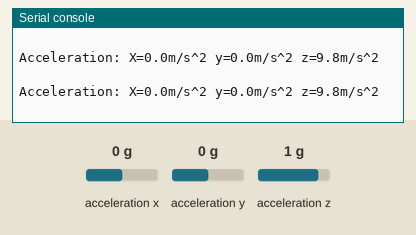
The program below on a simulated Raspberry Pi Pico running MicroPython. Parts: the last lines printed to the serial console. Inputs (shaded band) come from the test bench; at power-on: acceleration x 0 g, acceleration y 0 g, acceleration z 1 g. Library files of the repository ran but are not shown: __init__.py, i2c_helpers.py.

Above: at 4.2 s.
4.3 s: acceleration x set to -1.4 g
At 4.9 s:
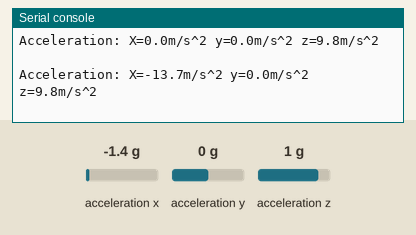
5.8 s: acceleration y set to -1.4 g
At 6.4 s:
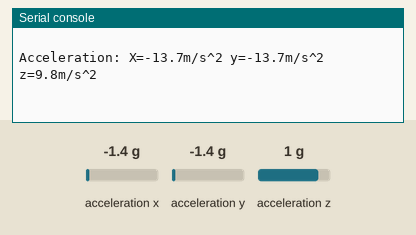
7.3 s: acceleration z set to -1.4 g
At 7.9 s:
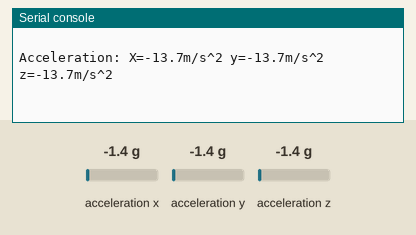

Measured:
- after the input at 4.3 s, the serial console: prints a new line after 0.21 s (image 1)
- after the input at 5.8 s, the serial console: prints a new line after 0.21 s (image 2)
- after the input at 7.3 s, the serial console: prints a new line after 0.22 s (image 3)

The program:

main.py
```python
# Python env   : MicroPython v1.23.0
# -*- coding: utf-8 -*-
# @Time    : 2025/9/8 下午4:52
# @Author  : hogeiha
# @File    : main.py
# @Description : MMA8451加速度传感器示例程序

# ======================================== 导入相关模块 =========================================

import time
from machine import Pin, I2C
from micropython_mma8451 import mma8451

# ======================================== 全局变量 ============================================

# I2C总线编号，RP2040上I2C0对应GPIO4(SDA)/GPIO5(SCL)
I2C_BUS_ID = 0
# I2C时钟线引脚
I2C_SCL_PIN = 5
# I2C数据线引脚
I2C_SDA_PIN = 4
# I2C通信频率，设置为400kHz
I2C_FREQ = 400000
# 自动识别传感器地址，定义全局目标地址列表（支持多地址，单个也用[]）
TARGET_SENSOR_ADDRS = [0x1C, 0x1D]

# ======================================== 功能函数 ============================================

# ======================================== 自定义类 ============================================

# ======================================== 初始化配置 ===========================================

# 系统启动延时，确保外设稳定
time.sleep(3)
print("FreakStudio: MMA8451 sensor initialization")

# I2C初始化（兼容I2C/SoftI2C）
i2c_bus = I2C(I2C_BUS_ID, scl=Pin(I2C_SCL_PIN), sda=Pin(I2C_SDA_PIN), freq=I2C_FREQ)

# 开始扫描I2C总线上的设备
devices_list: list[int] = i2c_bus.scan()
print("START I2C SCANNER")

# 检查I2C设备扫描结果
if len(devices_list) == 0:
    print("No i2c device !")
    raise SystemExit("I2C scan found no devices, program exited")
else:
    print("i2c devices found:", len(devices_list))

# 遍历地址列表初始化目标传感器
mma = None  # 初始化传感器对象占位符
for device in devices_list:
    if device in TARGET_SENSOR_ADDRS:
        print("I2c hexadecimal address:", hex(device))
        try:
            # 自动识别并初始化对应传感器
            mma = mma8451.MMA8451(i2c=i2c_bus, address=device)
            print("Sensor initialization successful")
            break
        except Exception as e:
            print(f"Sensor Initialization failed: {e}")
            continue
else:
    # 未找到目标设备，抛出异常
    raise Exception("No target sensor device found in I2C bus")

# 设置传感器数据输出速率为800Hz
mma.data_rate = mma8451.DATARATE_800HZ

# ========================================  主程序  ============================================

# 无限循环，依次切换数据速率并读取加速度值
while True:
    for data_rate in mma8451.data_rate_values:
        print("Current Data rate setting: ", mma.data_rate)
        # 每个速率下连续读取10次
        for _ in range(10):
            accx, accy, accz = mma.acceleration
            print(f"Acceleration: X={accx:0.1f}m/s^2 y={accy:0.1f}m/s^2 z={accz:0.1f}m/s^2")
            print()
            time.sleep(0.5)
        # 切换到下一个数据速率
        mma.data_rate = data_rate
```

mma8451.py
```python
# (licence header left out)
__version__ = "0.1.0"
__author__ = "jposada202020"
__license__ = "MIT"
__platform__ = "MicroPython v1.23.0"

# ======================================== 导入相关模块 =========================================

from micropython import const
from micropython_mma8451.i2c_helpers import CBits, RegisterStruct

try:
    from typing import Tuple
except ImportError:
    pass

# ======================================== 全局变量 ============================================

# 设备ID寄存器地址
_REG_WHOAMI = const(0x0D)
# 数据输出寄存器起始地址
_DATA = const(0x01)
# XYZ数据配置寄存器
_XYZ_DATA_CFG = const(0x0E)
# 控制寄存器1
_CTRL_REG1 = const(0x2A)
# 高通滤波器截止频率寄存器
_HP_FILTER_CUTOFF = const(0x2F)

# 重力加速度常数 (m/s^2)
_GRAVITY = 9.80665

# 待机模式
STANDBY_MODE = const(0b0)
# 激活模式
ACTIVE_MODE = const(0b1)
# 操作模式可选值元组
operation_mode_values = (STANDBY_MODE, ACTIVE_MODE)

# 量程 ±2g
RANGE_2G = const(0b00)
# 量程 ±4g
RANGE_4G = const(0b01)
# 量程 ±8g
RANGE_8G = const(0b10)
# 量程可选值元组
scale_range_values = (RANGE_2G, RANGE_4G, RANGE_8G)
# 量程与除法因子映射字典
scale_conversion = {RANGE_2G: 4096.0, RANGE_4G: 2048.0, RANGE_8G: 1024.0}

# 数据率 800Hz
DATARATE_800HZ = const(0b000)
# 数据率 400Hz
DATARATE_400HZ = const(0b001)
# 数据率 200Hz
DATARATE_200HZ = const(0b010)
# 数据率 100Hz
DATARATE_100HZ = const(0b011)
# 数据率 50Hz
DATARATE_50HZ = const(0b100)
# 数据率 12.5Hz
DATARATE_12_5HZ = const(0b101)
# 数据率 6.25Hz
DATARATE_6_25HZ = const(0b110)
# 数据率 1.56Hz
DATARATE_1_56HZ = const(0b111)
# 数据率可选值元组
data_rate_values = (
    DATARATE_800HZ,
    DATARATE_400HZ,
    DATARATE_200HZ,
    DATARATE_100HZ,
    DATARATE_50HZ,
    DATARATE_12_5HZ,
    DATARATE_6_25HZ,
    DATARATE_1_56HZ,
)

# 高通滤波器禁用
HPF_DISABLED = const(0b0)
# 高通滤波器启用
HPF_ENABLED = const(0b1)
# 高通滤波器可选值元组
high_pass_filter_values = (HPF_DISABLED, HPF_ENABLED)

# 高通滤波器截止频率 16Hz
CUTOFF_16HZ = const(0b00)
# 高通滤波器截止频率 8Hz
CUTOFF_8HZ = const(0b01)
# 高通滤波器截止频率 4Hz
CUTOFF_4HZ = const(0b10)
# 高通滤波器截止频率 2Hz
CUTOFF_2HZ = const(0b11)
# 高通滤波器截止频率可选值元组
high_pass_filter_cutoff_values = (CUTOFF_16HZ, CUTOFF_8HZ, CUTOFF_4HZ, CUTOFF_2HZ)

# ======================================== 功能函数 ============================================

# ======================================== 自定义类 ============================================


class MMA8451:
    """
    MMA8451 三轴加速度计驱动器，通过 I2C 接口连接。

    Attributes:
        i2c (machine.I2C): 用于通信的 I2C 总线对象。
        address (int): 设备的 I2C 地址，默认为 0x1D。
        acceleration (Tuple[float, float, float]): 加速度值元组 (x, y, z)，单位 m/s^2。
        operation_mode (str): 当前操作模式字符串，如 "STANDBY_MODE" 或 "ACTIVE_MODE"。
        scale_range (str): 当前量程字符串，如 "RANGE_2G", "RANGE_4G", "RANGE_8G"。
        data_rate (str): 当前数据率字符串，如 "DATARATE_800HZ"。
        high_pass_filter (str): 高通滤波器状态字符串，如 "HPF_DISABLED", "HPF_ENABLED"。
        high_pass_filter_cutoff (str): 高通滤波器截止频率字符串，如 "CUTOFF_16HZ"。

    Methods:
        __init__(i2c, address=0x1D): 初始化传感器实例。

    Notes:
        在更改某些配置（如量程、数据率、滤波器）时，传感器会自动切换到待机模式，设置完成后再返回激活模式。
        如果设备ID不匹配，构造函数会引发 RuntimeError。

    ==========================================
    Driver for the MMA8451 3-axis accelerometer connected via I2C.

    Attributes:
        i2c (machine.I2C): The I2C bus object used for communication.
        address (int): The I2C address of the device, default 0x1D.
        acceleration (Tuple[float, float, float]): Acceleration tuple (x, y, z) in m/s^2.
        operation_mode (str): Current operation mode string, e.g., "STANDBY_MODE" or "ACTIVE_MODE".
        scale_range (str): Current scale range string, e.g., "RANGE_2G", "RANGE_4G", "RANGE_8G".
        data_rate (str): Current data rate string, e.g., "DATARATE_800HZ".
        high_pass_filter (str): High-pass filter status string, e.g., "HPF_DISABLED", "HPF_ENABLED".
        high_pass_filter_cutoff (str): High-pass filter cutoff frequency string, e.g., "CUTOFF_16HZ".

    Methods:
        __init__(i2c, address=0x1D): Initialize the sensor instance.

    Notes:
        When changing certain configurations (scale range, data rate, filters), the sensor automatically
        switches to standby mode, applies the setting, and returns to active mode.
        A RuntimeError is raised if the device ID does not match.
    """

    _device_id = RegisterStruct(_REG_WHOAMI, "B")
    _raw_data = RegisterStruct(_DATA, ">hhh")
    _operation_mode = CBits(1, _CTRL_REG1, 0)
    _scale_range = CBits(2, _XYZ_DATA_CFG, 0)
    _data_rate = CBits(2, _CTRL_REG1, 4)

    _high_pass_filter = CBits(1, _XYZ_DATA_CFG, 4)
    _high_pass_filter_cutoff = CBits(2, _HP_FILTER_CUTOFF, 0)

    def __init__(self, i2c, address: int = 0x1D) -> None:
        """

        初始化 MMA8451 传感器。

        Args:
            i2c (machine.I2C): 已配置的 I2C 总线对象。
            address (int): 设备 I2C 地址，默认为 0x1D。

        Raises:
            RuntimeError: 如果未找到传感器（设备ID不匹配）。

        Notes:
            构造函数将传感器置于激活模式。

        ==========================================

        Initialize the MMA8451 sensor.

        Args:
            i2c (machine.I2C): The configured I2C bus object.
            address (int): The I2C device address, default 0x1D.

        Raises:
            RuntimeError: If the sensor is not found (device ID mismatch).

        Notes:
            The constructor sets the sensor to active mode.
        """
        self._i2c = i2c
        self._address = address

        self._operation_mode = ACTIVE_MODE
        self._scale_range_cached = self._scale_range

    @property
    def acceleration(self) -> Tuple[float, float, float]:
        """

        获取三轴加速度值。

        Args:
            无

        Returns:
            Tuple[float, float, float]: 包含 x, y, z 轴加速度的元组，单位 m/s^2。

        Notes:
            原始数据右移两位以对齐16位数据，然后根据当前量程转换为物理单位。

        ==========================================

        Get the three-axis acceleration values.

        Args:
            None

        Returns:
            Tuple[float, float, float]: A tuple containing x, y, z acceleration in m/s^2.

        Notes:
            Raw data is shifted right by two bits to align 16-bit data, then converted to physical units
            based on the current scale range.
        """
        x, y, z = self._raw_data
        x >>= 2
        y >>= 2
        z >>= 2

        divisor = scale_conversion[self._scale_range_cached]

        return x / divisor * _GRAVITY, y / divisor * _GRAVITY, z / divisor * _GRAVITY

    @property
    def operation_mode(self) -> str:
        """

        获取当前操作模式。

        Args:
            无

        Returns:
            str: 操作模式字符串，可能为 "STANDBY_MODE" 或 "ACTIVE_MODE"。

        Notes:
            该属性为只读，通过 setter 修改。

        ==========================================

        Get the current operation mode.

        Args:
            None

        Returns:
            str: Operation mode string, either "STANDBY_MODE" or "ACTIVE_MODE".

        Notes:
            This property is read-only; use the setter to modify.
        """
        values = ("STANDBY_MODE", "ACTIVE_MODE")
        return values[self._operation_mode]

    @operation_mode.setter
    def operation_mode(self, value: int) -> None:
        """

        设置操作模式。

        Args:
            value (int): 操作模式常量，应为 STANDBY_MODE 或 ACTIVE_MODE。

        Raises:
            ValueError: 如果 value 不是有效的操作模式。

        Notes:
            设置后立即生效。

        ==========================================

        Set the operation mode.

        Args:
            value (int): Operation mode constant, should be STANDBY_MODE or ACTIVE_MODE.

        Raises:
            ValueError: If value is not a valid operation mode.

        Notes:
            The change takes effect immediately.
        """
        if value not in operation_mode_values:
            raise ValueError("Value must be a valid operation_mode setting")
        self._operation_mode = value

    @property
    def scale_range(self) -> str:
        """

        获取当前量程。

        Args:
            无

        Returns:
            str: 量程字符串，可能为 "RANGE_2G", "RANGE_4G", "RANGE_8G"。

        Notes:
            该属性为只读，通过 setter 修改。

        ==========================================

        Get the current scale range.

        Args:
            None

        Returns:
            str: Scale range string, either "RANGE_2G", "RANGE_4G", or "RANGE_8G".

        Notes:
            This property is read-only; use the setter to modify.
        """
        values = ("RANGE_2G", "RANGE_4G", "RANGE_8G")
        return values[self._scale_range]

    @scale_range.setter
    def scale_range(self, value: int) -> None:
        """

        设置量程。

        Args:
            value (int): 量程常量，应为 RANGE_2G, RANGE_4G 或 RANGE_8G。

        Raises:
            ValueError: 如果 value 不是有效的量程。

        Notes:
            更改量程时，传感器会暂时切换到待机模式，设置完成后再返回激活模式。

        ==========================================

        Set the scale range.

        Args:
            value (int): Scale range constant, should be RANGE_2G, RANGE_4G, or RANGE_8G.

        Raises:
            ValueError: If value is not a valid scale range.

        Notes:
            When changing the scale range, the sensor temporarily switches to standby mode,
            applies the setting, and then returns to active mode.
        """
        if value not in scale_range_values:
            raise ValueError("Value must be a valid scale_range setting")
        self._operation_mode = STANDBY_MODE
        self._scale_range = value
        self._scale_range_cached = value
        self._operation_mode = ACTIVE_MODE

    @property
    def data_rate(self) -> str:
        """

        获取当前数据率。

        Args:
            无

        Returns:
            str: 数据率字符串，如 "DATARATE_800HZ", "DATARATE_400HZ" 等。

        Notes:
            该属性为只读，通过 setter 修改。

        ==========================================

        Get the current data rate.

        Args:
            None

        Returns:
            str: Data rate string, e.g., "DATARATE_800HZ", "DATARATE_400HZ", etc.

        Notes:
            This property is read-only; use the setter to modify.
        """
        values = (
            "DATARATE_800HZ",
            "DATARATE_400HZ",
            "DATARATE_200HZ",
            "DATARATE_100HZ",
            "DATARATE_50HZ",
            "DATARATE_12_5HZ",
            "DATARATE_6_25HZ",
            "DATARATE_1_56HZ",
        )
        return values[self._data_rate]

    @data_rate.setter
    def data_rate(self, value: int) -> None:
        """

        设置数据率。

        Args:
            value (int): 数据率常量，应为 data_rate_values 中的值。

        Raises:
            ValueError: 如果 value 不是有效的数据率。

        Notes:
            更改数据率时，传感器会暂时切换到待机模式，设置完成后再返回激活模式。

        ==========================================

        Set the data rate.

        Args:
            value (int): Data rate constant, should be one of data_rate_values.

        Raises:
            ValueError: If value is not a valid data rate.

        Notes:
            When changing the data rate, the sensor temporarily switches to standby mode,
            applies the setting, and then returns to active mode.
        """
        if value not in data_rate_values:
            raise ValueError("Value must be a valid data_rate setting")
        self._operation_mode = STANDBY_MODE
        self._data_rate = value
        self._operation_mode = ACTIVE_MODE

    @property
    def high_pass_filter(self) -> str:
        """

        获取高通滤波器状态。

        Args:
            无

        Returns:
            str: 滤波器状态字符串，可能为 "HPF_DISABLED" 或 "HPF_ENABLED"。

        Notes:
            该属性为只读，通过 setter 修改。

        ==========================================

        Get the high-pass filter status.

        Args:
            None

        Returns:
            str: Filter status string, either "HPF_DISABLED" or "HPF_ENABLED".

        Notes:
            This property is read-only; use the setter to modify.
        """
        values = ("HPF_DISABLED", "HPF_ENABLED")
        return values[self._high_pass_filter]

    @high_pass_filter.setter
    def high_pass_filter(self, value: int) -> None:
        """

        设置高通滤波器状态。

        Args:
            value (int): 滤波器常量，应为 HPF_DISABLED 或 HPF_ENABLED。

        Raises:
            ValueError: 如果 value 不是有效的滤波器状态。

        Notes:
            更改滤波器状态时，传感器会暂时切换到待机模式，设置完成后再返回激活模式。

        ==========================================

        Set the high-pass filter status.

        Args:
            value (int): Filter constant, should be HPF_DISABLED or HPF_ENABLED.

        Raises:
            ValueError: If value is not a valid filter status.

        Notes:
            When changing the filter status, the sensor temporarily switches to standby mode,
            applies the setting, and then returns to active mode.
        """
        if value not in high_pass_filter_values:
            raise ValueError("Value must be a valid high_pass_filter setting")
        self._operation_mode = STANDBY_MODE
        self._high_pass_filter = value
        self._operation_mode = ACTIVE_MODE

    @property
    def high_pass_filter_cutoff(self) -> str:
        """

        获取高通滤波器截止频率。

        Args:
            无

        Returns:
            str: 截止频率字符串，可能为 "CUTOFF_16HZ", "CUTOFF_8HZ", "CUTOFF_4HZ", "CUTOFF_2HZ"。

        Notes:
            该属性为只读，通过 setter 修改。要使设置生效，必须启用高通滤波器。

        ==========================================

        Get the high-pass filter cutoff frequency.

        Args:
            None

        Returns:
            str: Cutoff frequency string, either "CUTOFF_16HZ", "CUTOFF_8HZ", "CUTOFF_4HZ", or "CUTOFF_2HZ".

        Notes:
            This property is read-only; use the setter to modify. The high-pass filter must be enabled
            for this setting to take effect.
        """
        values = ("CUTOFF_16HZ", "CUTOFF_8HZ", "CUTOFF_4HZ", "CUTOFF_2HZ")
        return values[self._high_pass_filter_cutoff]

    @high_pass_filter_cutoff.setter
    def high_pass_filter_cutoff(self, value: int) -> None:
        """

        设置高通滤波器截止频率。

        Args:
            value (int): 截止频率常量，应为 high_pass_filter_cutoff_values 中的值。

        Raises:
            ValueError: 如果 value 不是有效的截止频率。

        Notes:
            更改截止频率时，传感器会暂时切换到待机模式，设置完成后再返回激活模式。

        ==========================================

        Set the high-pass filter cutoff frequency.

        Args:
            value (int): Cutoff frequency constant, should be one of high_pass_filter_cutoff_values.

        Raises:
            ValueError: If value is not a valid cutoff frequency.

        Notes:
            When changing the cutoff frequency, the sensor temporarily switches to standby mode,
            applies the setting, and then returns to active mode.
        """
        if value not in high_pass_filter_cutoff_values:
            raise ValueError("Value must be a valid high_pass_filter_cutoff setting")
        self._operation_mode = STANDBY_MODE
        self._high_pass_filter_cutoff = value
        self._operation_mode = ACTIVE_MODE


# ======================================== 初始化配置 ===========================================

# ========================================  主程序  ============================================
```
